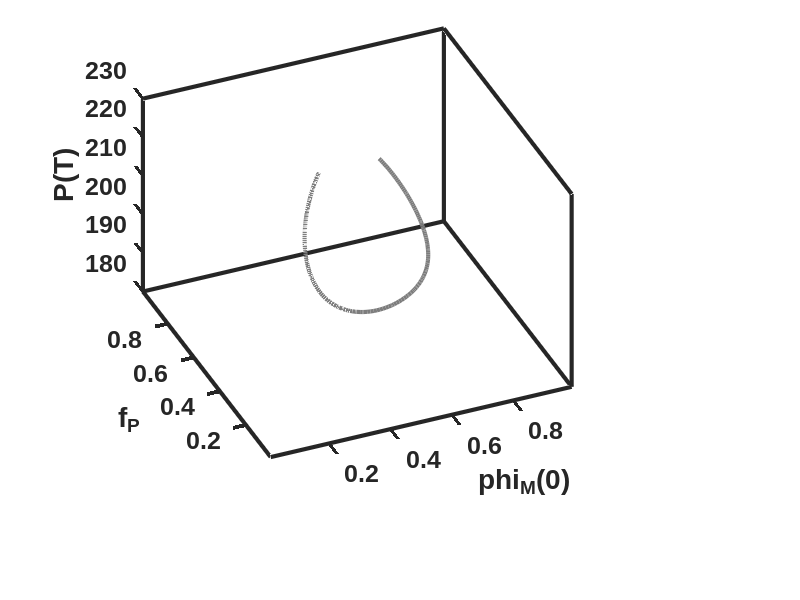

Write MATLAB code to recreate this figure.
clear
% Percentage of Newborn biomass replaced with H biomass. For the orange attractor, spike_frac = 0.
% For the teal attractor corresponding to the 30%-H spiking strategy, spike_frac = 0.3.
spike_frac = 0;
% Parameters shown in Table 1
gMmax = 0.7;
gHmax = 0.3;
c_BM = 1/3;
c_RM = 1e-4;
c_RH = 1e-4;
K_MR = 1/3;
K_HR = 1/5;
K_MB = 100/3;
dM = gMmax*5e-3;
dH = gHmax*5e-3;

% N0: BM_0, R(0)=1, T0 is the maturation time
N0 = 100;
R0 = 1;
T0 = 17;

options=odeset('RelTol',1e-6,'abstol',1e-10);

% range and increment for f_P
x0 = 0.01;
dx = 0.01;
xt = 0.99;
% range and increment for phi_M(0)
y0 = 0.01;
dy = 0.01;
yt = 0.99;

xsize = round((xt-x0)/dx+1);
ysize = round((yt-y0)/dy+1);
%% Calculate the map if it hasn't been done. Otherwise just load the data in FullMap.mat. 
if ~exist('FullMap.mat')
    P = zeros(xsize,ysize); % community function at different f_P and phi_M(0)
    MfracDiff = zeros(xsize,ysize); % offspring phi_M(0) - parent phi_M(0) at different f_P and phi_M(0), no spiking
    
    m = 0; % counter for values of f_P
    
    % calculate P(T) at different f_P and phi_M(0)
    for i = x0 : dx : xt
        m = m+1; % counter for values of phi_M(0)
        n = 0;
        fp = i;
        for j = y0:dy:yt
            % parameters for differential equations
            para = [gMmax; gHmax; c_BM; c_RM; c_RH; fp; K_MR; K_HR; K_MB; dM; dH];
            % solve differential equations
            [T, X] = ode15s(@(t,x) MHDynamics(t,x,para), [0 T0], [N0*j; N0*(1-j); 0; R0; 0],options);
            if ~isreal(X)
                error('imaginary value')
            elseif nnz(X < -1e-5)>0
                error('negative value')
            end
            n = n+1;
            P(m, n)= X(end, 5);
            MfracDiff(m, n) = X(end, 1)/(X(end, 1)+X(end, 2)) - j;
        end
    end
    save('FullMap', 'P', 'MfracDiff')
else
    load('FullMap')
end
%%
% plot 3D community function landscape in Figure 2C
figure(1)
contour3((y0:dy:yt), (x0:dx:xt), P, (min(P(:)) : 200 : max(P(:))),'linewidth',3)
cm = colormap('gray');
c = 1-cm;
colormap(c)
ylim([0.01 0.99])
xlim([0.01 0.99])
view([-23, 43])
set(gca,'LineWidth',3,'FontSize',18,'FontName','Arial','fontweight','bold','units','inches','position',[1 1 3 3],'ticklength',[0.04 0.04])%,'yticklabel',[])
grid off
xlabel('phi_M(0)')
ylabel('f_P')
zlabel('P(T)')
